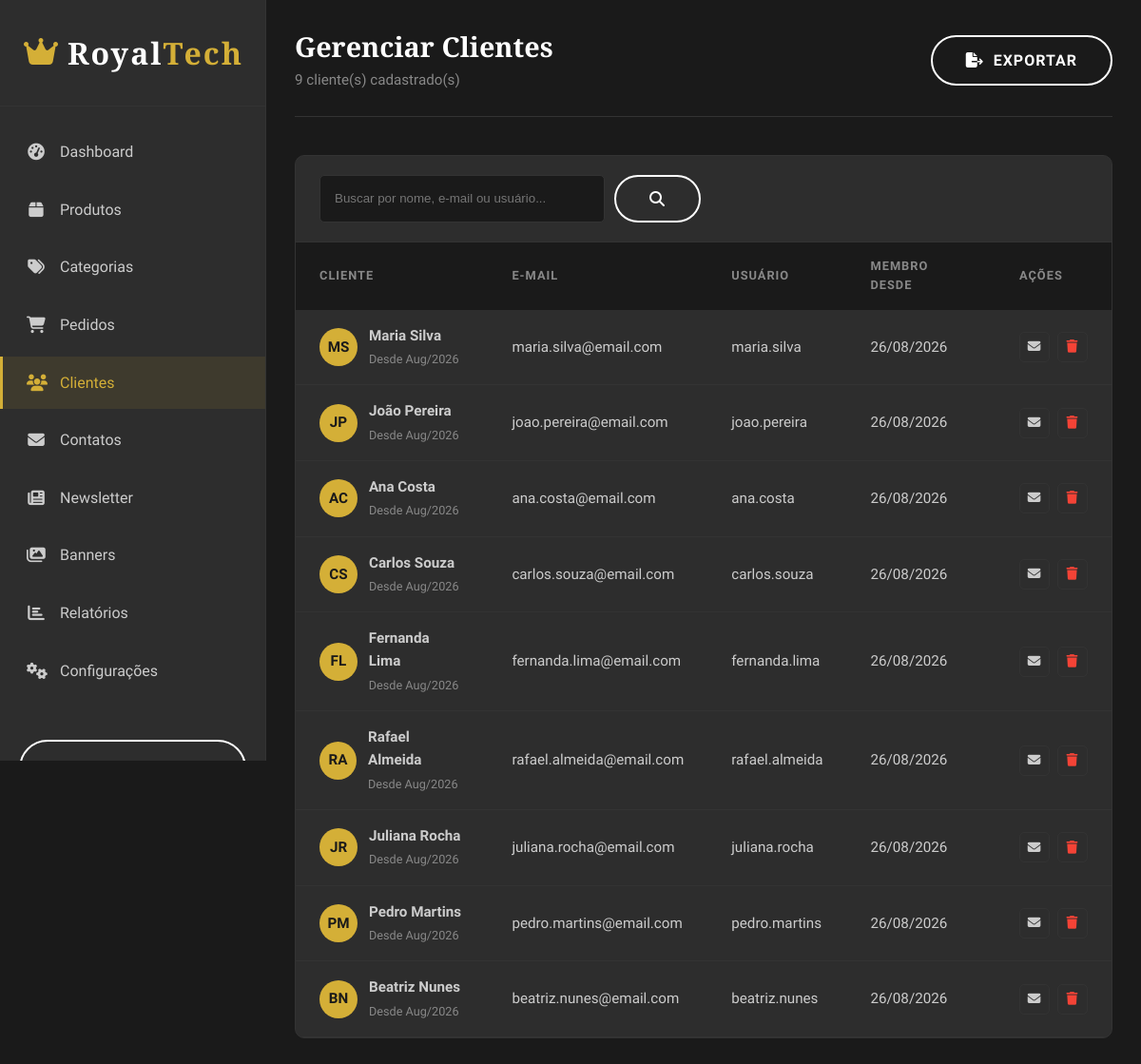
Page /pages/admin/customers.php (signed in) on the committed database.
### tables this page shows
CREATE TABLE IF NOT EXISTS e5_users (
  id INT PRIMARY KEY AUTO_INCREMENT,
  name VARCHAR(80) NOT NULL,
  email VARCHAR(120) UNIQUE NOT NULL,
  username VARCHAR(40) UNIQUE NOT NULL,
  password VARCHAR(255) NOT NULL,
  role ENUM('customer','admin') NOT NULL DEFAULT 'customer',
  postal_code VARCHAR(10) NOT NULL,
  street VARCHAR(120) NOT NULL,
  number INT NOT NULL,
  complement VARCHAR(80) DEFAULT NULL,
  created_at TIMESTAMP DEFAULT CURRENT_TIMESTAMP,
  updated_at TIMESTAMP DEFAULT CURRENT_TIMESTAMP ON UPDATE CURRENT_TIMESTAMP
);

### pages/admin/customers.php (the view, shortened to what this page needs)
<?php
include '../../database/connection.php';
$search = trim((string) ($_GET['q'] ?? ''));
$sql = 'SELECT id, name, email, username, created_at FROM e5_users WHERE role = :role';
$params = [':role' => 'customer'];
$sql .= ' ORDER BY created_at DESC';
$customers = $pdo->prepare($sql);
$customers->execute($params);
$customers = $customers->fetchAll();
$total = count($customers);
?>
<!DOCTYPE html>
<html lang="pt-BR">
<head>
    <?php include 'head_inc.php'; ?>
</head>
<body>
    <div class="admin-wrapper">
        <?php $activePage = 'customers'; include 'sidebar_inc.php'; ?>
        <main class="admin-main">
            <header class="admin-header">
                <div class="admin-title">
                    <h2>Gerenciar Clientes</h2>
                    <p><?php echo $total; ?> cliente(s) cadastrado(s)</p>
                </div>
                <div class="admin-actions">
                    <button class="btn btn-secondary" aria-label="Exportar clientes"><i class="fas fa-file-export"></i> Exportar</button>
                </div>
            </header>
            <div class="admin-table-container">
                <div class="admin-table-header">
                    <form method="GET" style="display:flex; gap:10px;">
                        <input type="text" name="q" placeholder="Buscar por nome, e-mail ou usuário..." value="<?php echo htmlspecialchars($search, ENT_QUOTES, 'UTF-8'); ?>" style="padding: 8px 15px; border: 1px solid var(--color-border); border-radius: 5px; background: var(--color-black); color: var(--color-white); width: 300px;">
                        <button type="submit" class="btn btn-secondary" aria-label="Buscar clientes"><i class="fas fa-search"></i></button>
                    </form>
                </div>
                <table class="admin-table">
                    <thead>
                        <tr>
                            <th>Cliente</th>
                            <th>E-mail</th>
                            <th>Usuário</th>
                            <th>Membro Desde</th>
                            <th>Ações</th>
                        </tr>
                    </thead>
                    <tbody>
                        <?php if (empty($customers)): ?>
                        <tr><td colspan="5" style="text-align:center; color:var(--color-gray); padding:40px;">Nenhum cliente encontrado.</td></tr>
                        <?php else: foreach ($customers as $c):
                            $name = htmlspecialchars($c['name'], ENT_QUOTES, 'UTF-8');
                            $initials = '';
                            foreach (explode(' ', $name) as $part) {
                                if ($part !== '') $initials .= strtoupper($part[0]);
                                if (strlen($initials) >= 2) break;
                            }
                            $created = date('d/m/Y', strtotime($c['created_at']));
                            $since = date('M/Y', strtotime($c['created_at']));
                        ?>
                        <tr>
                            <td>
                                <div style="display: flex; align-items: center; gap: 12px;">
                                    <div style="width: 40px; height: 40px; background: var(--color-primary); border-radius: 50%; display: flex; align-items: center; justify-content: center; color: var(--color-black); font-weight: 600;"><?php echo $initials; ?></div>
                                    <div>
                                        <strong><?php echo $name; ?></strong>
                                        <br><small style="color: var(--color-gray);">Desde <?php echo $since; ?></small>
                                    </div>
                                </div>
                            </td>
                            <td><?php echo htmlspecialchars($c['email'], ENT_QUOTES, 'UTF-8'); ?></td>
                            <td><?php echo htmlspecialchars($c['username'], ENT_QUOTES, 'UTF-8'); ?></td>
                            <td><?php echo $created; ?></td>
                            <td>
                                <div class="table-actions">
                                    <a href="mailto:<?php echo htmlspecialchars($c['email'], ENT_QUOTES, 'UTF-8'); ?>" class="btn btn-secondary" style="padding:6px 12px;"><i class="fas fa-envelope"></i></a>
                                    <form method="POST" onsubmit="return confirm('Excluir cliente #<?php echo (int) $c['id']; ?>? Esta ação não pode ser desfeita.');" style="display:inline;">
                                        <button type="submit" class="btn btn-secondary" style="padding:6px 12px; color:#f44336;" aria-label="Excluir cliente"><i class="fas fa-trash"></i></button>
                                    </form>
                                </div>
                            </td>
                        </tr>
                        <?php endforeach; endif; ?>
                    </tbody>
                </table>
            </div>
        </main>
    </div>
</body>
</html>

### assets/css/style.css (style rules this page uses)
:root { --color-primary: #d4af37; --color-primary-dark: #b8962e; --color-primary-light: #e8c547; --color-black: #1a1a1a; --color-black-light: #2d2d2d; --color-black-lighter: #404040; --color-white: #ffffff; --color-white-smoke: #f5f5f5; --color-gray: #888888; --color-gray-light: #cccccc; --color-border: #333333; --color-gold: #d4af37; --font-primary: 'Rajdhani', sans-serif; --font-secondary: 'Playfair Display', serif; --transition: all 0.3s ease; --shadow: 0 5px 20px rgba(0, 0, 0, 0.15); --shadow-hover: 0 10px 30px rgba(212, 175, 55, 0.2); }
* { margin: 0; padding: 0; box-sizing: border-box; }
html { scroll-behavior: smooth; }
body { font-family: var(--font-primary); font-size: 16px; line-height: 1.6; color: var(--color-white); background-color: var(--color-black); }
a { text-decoration: none; color: inherit; transition: var(--transition); }
h1, h2, h3, h4, h5, h6 { font-family: var(--font-secondary); font-weight: 700; line-height: 1.3; color: var(--color-white); }
h2 { font-size: 2.5rem; }
.btn { display: inline-flex; align-items: center; justify-content: center; gap: 10px; padding: 15px 35px; font-family: var(--font-primary); font-size: 1rem; font-weight: 600; text-transform: uppercase; letter-spacing: 1px; border: none; border-radius: 30px; cursor: pointer; transition: var(--transition); }
.btn-secondary { background: transparent; color: var(--color-white); border: 2px solid var(--color-white); }

### assets/css/admin.css (style rules this page uses)
.admin-wrapper { display: flex; min-height: 100vh; background: var(--color-black); }
.admin-main { flex: 1; margin-left: 280px; padding: 30px; background: var(--color-black); }
.admin-header { display: flex; justify-content: space-between; align-items: center; margin-bottom: 40px; padding-bottom: 25px; border-bottom: 1px solid var(--color-border); }
.admin-title h2 { font-size: 1.8rem; margin-bottom: 5px; }
.admin-title p { color: var(--color-gray); font-size: 0.95rem; }
.admin-actions { display: flex; align-items: center; gap: 20px; }
.admin-table-container { background: var(--color-black-light); border: 1px solid var(--color-border); border-radius: 10px; overflow: hidden; }
.admin-table-header { display: flex; justify-content: space-between; align-items: center; padding: 20px 25px; border-bottom: 1px solid var(--color-border); }
.admin-table { width: 100%; border-collapse: collapse; }
.admin-table th, .admin-table td { padding: 15px 25px; text-align: left; }
.admin-table th { background: var(--color-black); color: var(--color-gray); font-weight: 600; font-size: 0.8rem; text-transform: uppercase; letter-spacing: 1px; }
.admin-table td { border-bottom: 1px solid var(--color-border); color: var(--color-gray-light); font-size: 0.95rem; }
.admin-table tbody tr { transition: var(--transition); }
.table-actions { display: flex; gap: 8px; }
.table-actions a, .table-actions button { width: 32px; height: 32px; display: flex; align-items: center; justify-content: center; border: 1px solid var(--color-border); border-radius: 5px; color: var(--color-gray-light); background: transparent; cursor: pointer; transition: var(--transition); font-size: 0.85rem; }

### rows in the picture
e5_users: initials "MS", name "Maria Silva", created_at "Aug/2026", email "maria.silva@email.com", username "maria.silva", created_at "26/08/2026"
e5_users: initials "JP", name "João Pereira", created_at "Aug/2026", email "joao.pereira@email.com", username "joao.pereira", created_at "26/08/2026"
e5_users: initials "AC", name "Ana Costa", created_at "Aug/2026", email "ana.costa@email.com", username "ana.costa", created_at "26/08/2026"
e5_users: initials "CS", name "Carlos Souza", created_at "Aug/2026", email "carlos.souza@email.com", username "carlos.souza", created_at "26/08/2026"
e5_users: initials "FL", name "Fernanda Lima", created_at "Aug/2026", email "fernanda.lima@email.com", username "fernanda.lima", created_at "26/08/2026"
e5_users: initials "RA", name "Rafael Almeida", created_at "Aug/2026", email "rafael.almeida@email.com", username "rafael.almeida", created_at "26/08/2026"
e5_users: initials "JR", name "Juliana Rocha", created_at "Aug/2026", email "juliana.rocha@email.com", username "juliana.rocha", created_at "26/08/2026"
e5_users: initials "PM", name "Pedro Martins", created_at "Aug/2026", email "pedro.martins@email.com", username "pedro.martins", created_at "26/08/2026"
e5_users: initials "BN", name "Beatriz Nunes", created_at "Aug/2026", email "beatriz.nunes@email.com", username "beatriz.nunes", created_at "26/08/2026"

### other values in the picture
$item['label'] "Dashboard"
$item['label'] "Produtos"
$item['label'] "Categorias"
$item['label'] "Pedidos"
$item['label'] "Clientes"
$item['label'] "Contatos"
$item['label'] "Newsletter"
$item['label'] "Banners"
$item['label'] "Relatórios"
$item['label'] "Configurações"
$total "9"
